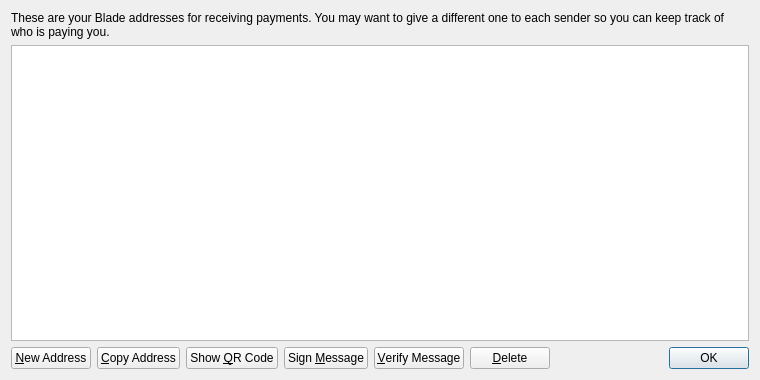
<?xml version="1.0" encoding="UTF-8"?>
<ui version="4.0">
 <class>AddressBookPage</class>
 <widget class="QWidget" name="AddressBookPage">
  <property name="geometry">
   <rect>
    <x>0</x>
    <y>0</y>
    <width>760</width>
    <height>380</height>
   </rect>
  </property>
  <property name="windowTitle">
   <string>Address Book</string>
  </property>
  <layout class="QVBoxLayout" name="verticalLayout">
   <item>
    <widget class="QLabel" name="labelExplanation">
     <property name="text">
      <string>These are your Blade addresses for receiving payments. You may want to give a different one to each sender so you can keep track of who is paying you.</string>
     </property>
     <property name="textFormat">
      <enum>Qt::PlainText</enum>
     </property>
     <property name="wordWrap">
      <bool>true</bool>
     </property>
    </widget>
   </item>
   <item>
    <widget class="QTableView" name="tableView">
     <property name="contextMenuPolicy">
      <enum>Qt::CustomContextMenu</enum>
     </property>
     <property name="toolTip">
      <string>Double-click to edit address or label</string>
     </property>
     <property name="tabKeyNavigation">
      <bool>false</bool>
     </property>
     <property name="alternatingRowColors">
      <bool>true</bool>
     </property>
     <property name="selectionMode">
      <enum>QAbstractItemView::SingleSelection</enum>
     </property>
     <property name="selectionBehavior">
      <enum>QAbstractItemView::SelectRows</enum>
     </property>
     <property name="sortingEnabled">
      <bool>true</bool>
     </property>
     <attribute name="verticalHeaderVisible">
      <bool>false</bool>
     </attribute>
    </widget>
   </item>
   <item>
    <layout class="QHBoxLayout" name="horizontalLayout">
     <item>
      <widget class="QPushButton" name="newAddressButton">
       <property name="toolTip">
        <string>Create a new address</string>
       </property>
       <property name="text">
        <string>&amp;New Address</string>
       </property>
       <property name="icon">
        <iconset resource="../bitcoin.qrc">
         <normaloff>:/icons/add</normaloff>:/icons/add</iconset>
       </property>
      </widget>
     </item>
     <item>
      <widget class="QPushButton" name="copyToClipboard">
       <property name="toolTip">
        <string>Copy the currently selected address to the system clipboard</string>
       </property>
       <property name="text">
        <string>&amp;Copy Address</string>
       </property>
       <property name="icon">
        <iconset resource="../bitcoin.qrc">
         <normaloff>:/icons/editcopy</normaloff>:/icons/editcopy</iconset>
       </property>
      </widget>
     </item>
     <item>
      <widget class="QPushButton" name="showQRCode">
       <property name="text">
        <string>Show &amp;QR Code</string>
       </property>
       <property name="icon">
        <iconset resource="../bitcoin.qrc">
         <normaloff>:/icons/qrcode</normaloff>:/icons/qrcode</iconset>
       </property>
      </widget>
     </item>
     <item>
      <widget class="QPushButton" name="signMessage">
       <property name="toolTip">
        <string>Sign a message to prove you own a Blade address</string>
       </property>
       <property name="text">
        <string>Sign &amp;Message</string>
       </property>
       <property name="icon">
        <iconset resource="../bitcoin.qrc">
         <normaloff>:/icons/edit</normaloff>:/icons/edit</iconset>
       </property>
      </widget>
     </item>
     <item>
      <widget class="QPushButton" name="verifyMessage">
       <property name="toolTip">
        <string>Verify a message to ensure it was signed with a specified Blade address</string>
       </property>
       <property name="text">
        <string>&amp;Verify Message</string>
       </property>
       <property name="icon">
        <iconset resource="../bitcoin.qrc">
         <normaloff>:/icons/transaction_0</normaloff>:/icons/transaction_0</iconset>
       </property>
      </widget>
     </item>
     <item>
      <widget class="QPushButton" name="deleteButton">
       <property name="toolTip">
        <string>Delete the currently selected address from the list</string>
       </property>
       <property name="text">
        <string>&amp;Delete</string>
       </property>
       <property name="icon">
        <iconset resource="../bitcoin.qrc">
         <normaloff>:/icons/remove</normaloff>:/icons/remove</iconset>
       </property>
      </widget>
     </item>
     <item>
      <spacer name="horizontalSpacer">
       <property name="orientation">
        <enum>Qt::Horizontal</enum>
       </property>
       <property name="sizeHint" stdset="0">
        <size>
         <width>40</width>
         <height>20</height>
        </size>
       </property>
      </spacer>
     </item>
     <item>
      <widget class="QDialogButtonBox" name="buttonBox">
       <property name="sizePolicy">
        <sizepolicy hsizetype="Maximum" vsizetype="Fixed">
         <horstretch>0</horstretch>
         <verstretch>0</verstretch>
        </sizepolicy>
       </property>
       <property name="standardButtons">
        <set>QDialogButtonBox::Ok</set>
       </property>
      </widget>
     </item>
    </layout>
   </item>
  </layout>
 </widget>
 <resources>
  <include location="../bitcoin.qrc"/>
 </resources>
 <connections/>
</ui>
